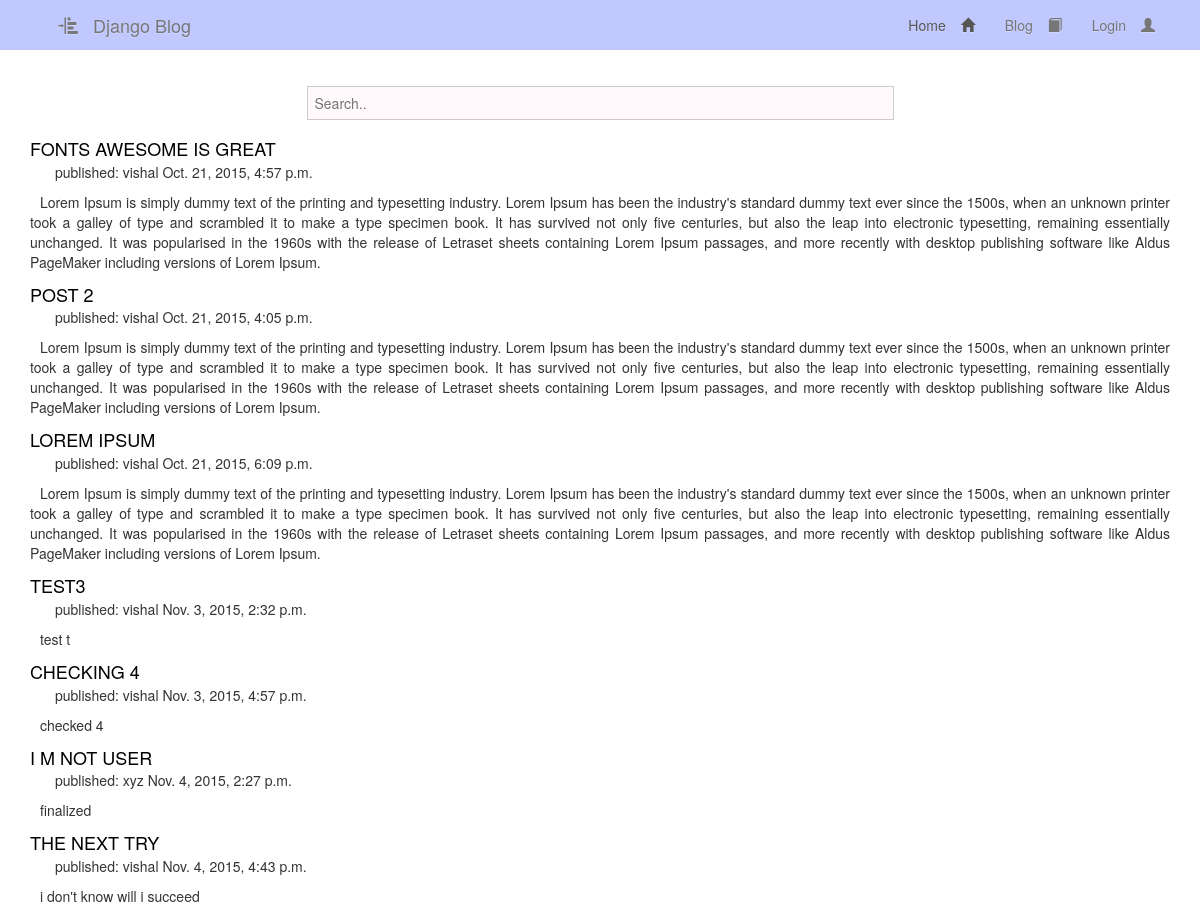
Screenshot of /blog/ with the database file from the repository.
### blog/models.py (models this page shows, shortened)
class Post(models.Model):
    author = models.ForeignKey('auth.User')
    title = models.CharField(max_length=200)
    text = models.TextField()
    created_date = models.DateTimeField(
                    default=timezone.now)
    published_date = models.DateTimeField(
                    blank=True, null=True)

### blog/views.py (the view)
class PostListView(ListView):
    model = Post
    def get_context_data(self, **kwargs):
        context = super(PostListView, self).get_context_data(**kwargs)
        return context
    def get_queryset(self):
        user = self.request.user
        if user.is_superuser:
            return Post.objects.all()
        elif user.is_active :
            return Post.objects.filter(author=user)
        else:
            return Post.objects.all()

### blog/templates/blog/post_list.html (shortened to what this page needs)
{% extends "base.html" %}
{% block content %}
	<div class="container">
			<div class="row form">
				<form action="/search/" method="get" >{% csrf_token %}
					<input type="search" name="q" id="q" placeholder="Search.."/>
				</form>
			</div>
			<div class="row">
				<div class="post">
					{% for post in object_list %}
			    		<div class="col-lg-12 col-md-12 col-sm-12 col-xs-12 post">
			        		<a class="post_title" href="{% url "posts:post_detail" pk=post.pk %}">{{ post.title }}</a>
			        		<p class="meta">published: {{ post.author }} {{ post.published_date }}</p>
			       		 	<p>{{ post.text|linebreaks }}</p>
			    		</div>
					{% endfor %}
				</div>
			</div>
	</div>
{% endblock content %}

### blog/static/css/style.css (style rules this page uses)
.post_title { padding-bottom:10px; margin-bottom:10px; border-bottom:1px solid rgba(0,0,0,0.2) }
a.post_title { text-decoration: none; color:#000; font-size:18px; text-transform: uppercase; border:none; }
body { margin:0; padding:0; }
p.meta { padding-left:15px; }
.post p { text-align: justify; text-indent: 10px; }
input,textarea { width:80%; }

### rows the page displays
Post: title "FONTS AWESOME IS GREAT", author "vishal", published_date "Oct. 21, 2015, 4:57 p.m.", text "Lorem Ipsum is simply dummy text of the printing and typesetting industry. Lorem Ipsum has been the industry's standard dummy text ever since the 1500s, when an unknown printer took a galley of type and scrambled it to make a type specimen book. It has survived not only five centuries, but also the leap into electronic typesetting, remaining essentially unchanged. It was popularised in the 1960s with the release of Letraset sheets containing Lorem Ipsum passages, and more recently with desktop publishing software like Aldus PageMaker including versions of Lorem Ipsum."
Post: title "POST 2", author "vishal", published_date "Oct. 21, 2015, 4:05 p.m.", text "Lorem Ipsum is simply dummy text of the printing and typesetting industry. Lorem Ipsum has been the industry's standard dummy text ever since the 1500s, when an unknown printer took a galley of type and scrambled it to make a type specimen book. It has survived not only five centuries, but also the leap into electronic typesetting, remaining essentially unchanged. It was popularised in the 1960s with the release of Letraset sheets containing Lorem Ipsum passages, and more recently with desktop publishing software like Aldus PageMaker including versions of Lorem Ipsum."
Post: title "LOREM IPSUM", author "vishal", published_date "Oct. 21, 2015, 6:09 p.m.", text "Lorem Ipsum is simply dummy text of the printing and typesetting industry. Lorem Ipsum has been the industry's standard dummy text ever since the 1500s, when an unknown printer took a galley of type and scrambled it to make a type specimen book. It has survived not only five centuries, but also the leap into electronic typesetting, remaining essentially unchanged. It was popularised in the 1960s with the release of Letraset sheets containing Lorem Ipsum passages, and more recently with desktop publishing software like Aldus PageMaker including versions of Lorem Ipsum."
Post: title "TEST3", author "vishal", published_date "Nov. 3, 2015, 2:32 p.m.", text "test t"
Post: title "CHECKING 4", author "vishal", published_date "Nov. 3, 2015, 4:57 p.m.", text "checked 4"
Post: title "I M NOT USER", author "xyz", published_date "Nov. 4, 2015, 2:27 p.m.", text "finalized"
Post: title "THE NEXT TRY", author "vishal", published_date "Nov. 4, 2015, 4:43 p.m.", text "i don't know will i succeed"
